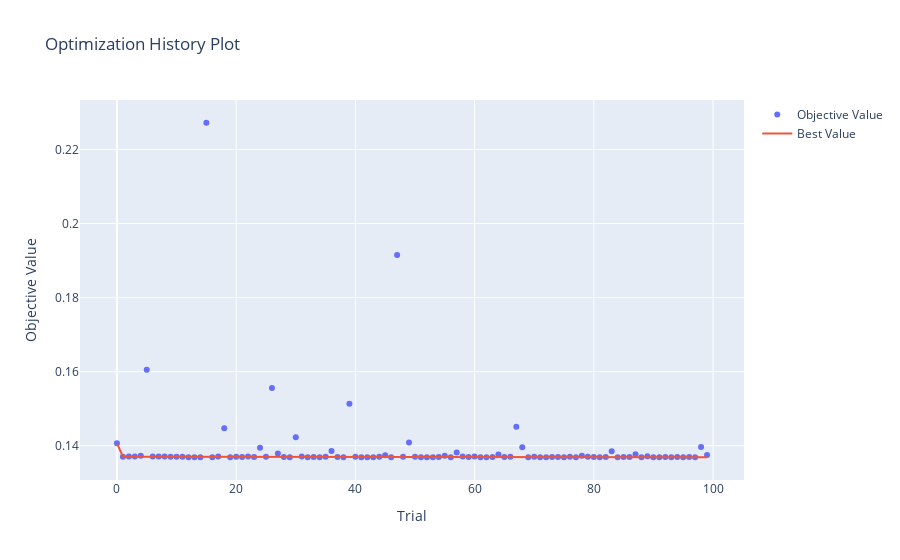
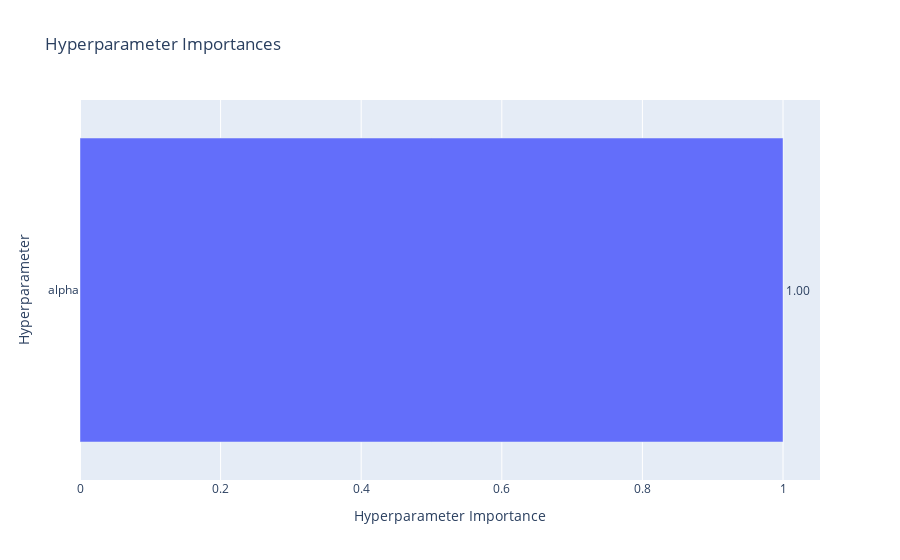

Notebook code for these charts, in order:
### Code cell
# --- Ridge Regression 튜닝 ---

# 1. 튜닝 설정
MODEL_NAME = "Ridge"
N_TRIALS = 100 
N_SPLITS = 7  

# 2. Optuna Objective 함수 정의
def objective_ridge(trial):
    
    alpha = trial.suggest_loguniform('alpha', 1e-4, 1e4)

    
    model = Pipeline([
        ('scaler', StandardScaler()),
        ('ridge', Ridge(alpha=alpha, random_state=42))
    ])

    kf = KFold(n_splits=N_SPLITS, shuffle=True, random_state=42)
    scores = []

    
    for train_idx, val_idx in kf.split(X):
        X_train, X_val = X.iloc[train_idx], X.iloc[val_idx]
        y_train, y_val = y.iloc[train_idx], y.iloc[val_idx]

        model.fit(X_train, y_train)

       
        y_pred_log = model.predict(X_val)

       
        rmse = get_rmse(y_val, y_pred_log)
        scores.append(rmse)

    
    return np.mean(scores)

# 3. 튜닝 실행

study_ridge = optuna.create_study(direction="minimize")
study_ridge.optimize(
    objective_ridge,
    n_trials=N_TRIALS,
    show_progress_bar=True 
)

# 4. 결과 저장 및 시각화
best_params = study_ridge.best_params
best_value = study_ridge.best_value
tuning_results_regression[MODEL_NAME] = {'best_params': best_params, 'best_value': best_value, 'study': study_ridge}

print(f"\n--- 튜닝 완료: {MODEL_NAME} ---")
print(f"최적 하이퍼파라미터: {best_params}")
print(f"최소 평균 RMSE: {best_value:.4f}")

visualize_tuning_results(study_ridge, MODEL_NAME)

### Figure 1 — Plotly figure (JSON) as saved in the notebook; plotly's stock layout.template omitted (floating-point values rounded to 4 significant figures)
{"data": [{"mode": "markers", "name": "Objective Value", "x": [0, 1, 2, 3, 4, 5, 6, 7, 8, 9, 10, 11, 12, 13, 14, 15, 16, 17, 18, 19, 20, 21, 22, 23, 24, 25, 26, 27, 28, 29, 30, 31, 32, 33, 34, 35, 36, 37, 38, 39, 40, 41, 42, 43, 44, 45, 46, 47, 48, 49, 50, 51, 52, 53, 54, 55, 56, 57, 58, 59, 60, 61, 62, 63, 64, 65, 66, 67, 68, 69, 70, 71, 72, 73, 74, 75, 76, 77, 78, 79, 80, 81, 82, 83, 84, 85, 86, 87, 88, 89, 90, 91, 92, 93, 94, 95, 96, 97, 98, 99], "y": [0.1407, 0.137, 0.1371, 0.1371, 0.1373, 0.1605, 0.1371, 0.1371, 0.1371, 0.137, 0.137, 0.137, 0.1369, 0.1369, 0.1369, 0.2272, 0.1369, 0.137, 0.1447, 0.1369, 0.137, 0.1369, 0.1371, 0.1369, 0.1395, 0.137, 0.1556, 0.1379, 0.1369, 0.1369, 0.1423, 0.1371, 0.1369, 0.137, 0.1369, 0.137, 0.1386, 0.137, 0.1369, 0.1513, 0.137, 0.1369, 0.1369, 0.1369, 0.137, 0.1374, 0.1369, 0.1915, 0.137, 0.1409, 0.137, 0.1369, 0.1369, 0.1369, 0.137, 0.1373, 0.1369, 0.1382, 0.1371, 0.1369, 0.1371, 0.1369, 0.1369, 0.137, 0.1376, 0.1369, 0.137, 0.1451, 0.1396, 0.1369, 0.137, 0.1369, 0.1369, 0.137, 0.1369, 0.1369, 0.137, 0.1369, 0.1373, 0.137, 0.1369, 0.1369, 0.1369, 0.1385, 0.1369, 0.1369, 0.137, 0.1377, 0.1369, 0.1371, 0.1369, 0.1369, 0.1369, 0.1369, 0.137, 0.1369, 0.1369, 0.1369, 0.1397, 0.1375], "type": "scatter"}, {"mode": "lines", "name": "Best Value", "x": [0, 1, 2, 3, 4, 5, 6, 7, 8, 9, 10, 11, 12, 13, 14, 15, 16, 17, 18, 19, 20, 21, 22, 23, 24, 25, 26, 27, 28, 29, 30, 31, 32, 33, 34, 35, 36, 37, 38, 39, 40, 41, 42, 43, 44, 45, 46, 47, 48, 49, 50, 51, 52, 53, 54, 55, 56, 57, 58, 59, 60, 61, 62, 63, 64, 65, 66, 67, 68, 69, 70, 71, 72, 73, 74, 75, 76, 77, 78, 79, 80, 81, 82, 83, 84, 85, 86, 87, 88, 89, 90, 91, 92, 93, 94, 95, 96, 97, 98, 99], "y": [0.1407, 0.137, 0.137, 0.137, 0.137, 0.137, 0.137, 0.137, 0.137, 0.137, 0.137, 0.137, 0.1369, 0.1369, 0.1369, 0.1369, 0.1369, 0.1369, 0.1369, 0.1369, 0.1369, 0.1369, 0.1369, 0.1369, 0.1369, 0.1369, 0.1369, 0.1369, 0.1369, 0.1369, 0.1369, 0.1369, 0.1369, 0.1369, 0.1369, 0.1369, 0.1369, 0.1369, 0.1369, 0.1369, 0.1369, 0.1369, 0.1369, 0.1369, 0.1369, 0.1369, 0.1369, 0.1369, 0.1369, 0.1369, 0.1369, 0.1369, 0.1369, 0.1369, 0.1369, 0.1369, 0.1369, 0.1369, 0.1369, 0.1369, 0.1369, 0.1369, 0.1369, 0.1369, 0.1369, 0.1369, 0.1369, 0.1369, 0.1369, 0.1369, 0.1369, 0.1369, 0.1369, 0.1369, 0.1369, 0.1369, 0.1369, 0.1369, 0.1369, 0.1369, 0.1369, 0.1369, 0.1369, 0.1369, 0.1369, 0.1369, 0.1369, 0.1369, 0.1369, 0.1369, 0.1369, 0.1369, 0.1369, 0.1369, 0.1369, 0.1369, 0.1369, 0.1369, 0.1369, 0.1369], "type": "scatter"}, {"marker": {"color": "#cccccc"}, "mode": "markers", "name": "Infeasible Trial", "showlegend": false, "x": [], "y": [], "type": "scatter"}], "layout": {"title": {"text": "Optimization History Plot"}, "xaxis": {"title": {"text": "Trial"}}, "yaxis": {"title": {"text": "Objective Value"}}}}

### Figure 2 — Plotly figure (JSON) as saved in the notebook; plotly's stock layout.template omitted (floating-point values rounded to 4 significant figures)
{"data": [{"cliponaxis": false, "hovertemplate": ["alpha (FloatDistribution): 1.0<extra></extra>"], "name": "Objective Value", "orientation": "h", "text": ["1.00"], "textposition": "outside", "x": [1.0], "y": ["alpha"], "type": "bar"}], "layout": {"title": {"text": "Hyperparameter Importances"}, "xaxis": {"title": {"text": "Hyperparameter Importance"}}, "yaxis": {"title": {"text": "Hyperparameter"}}}}
